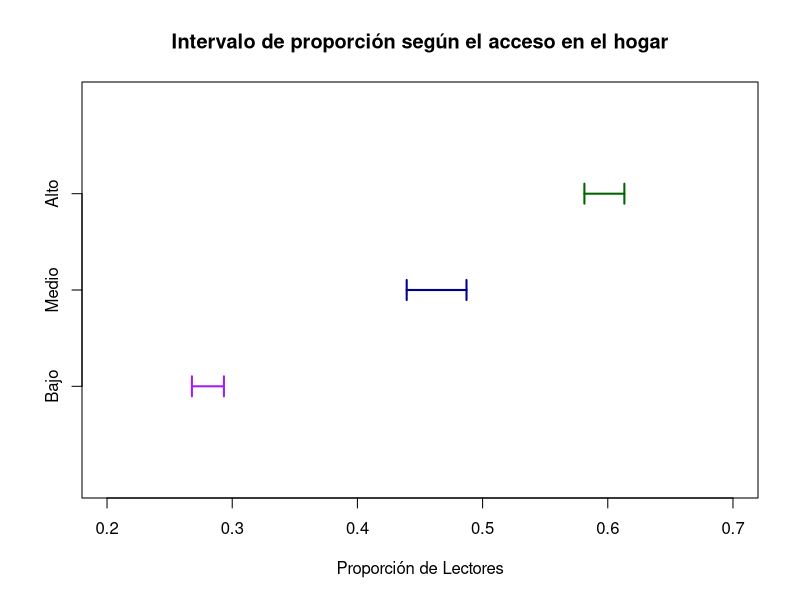
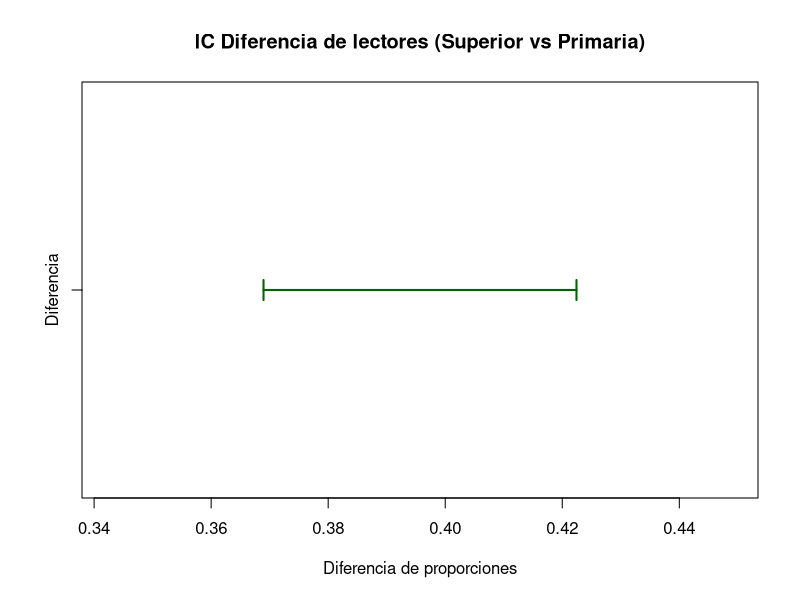
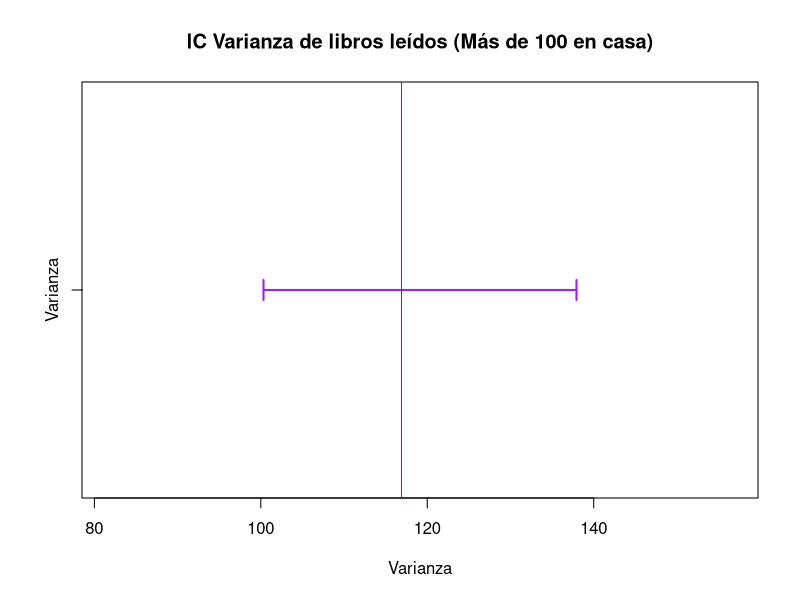
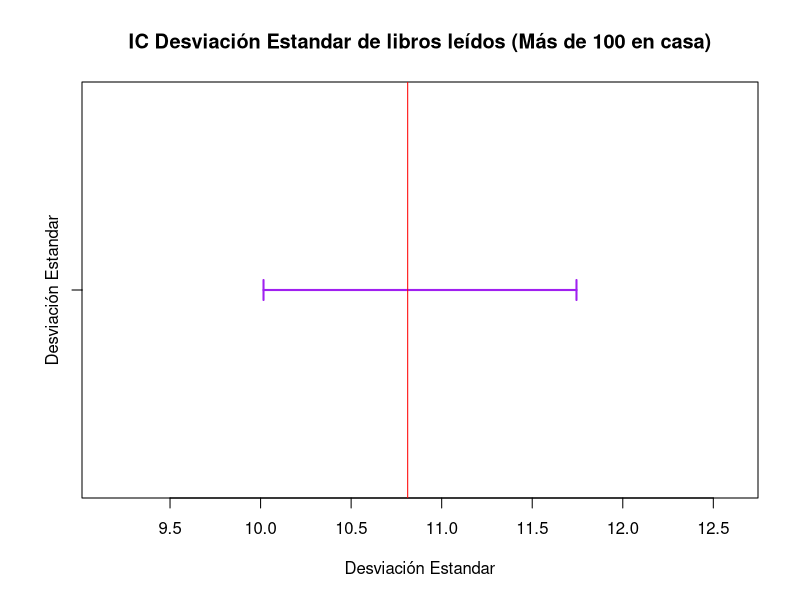
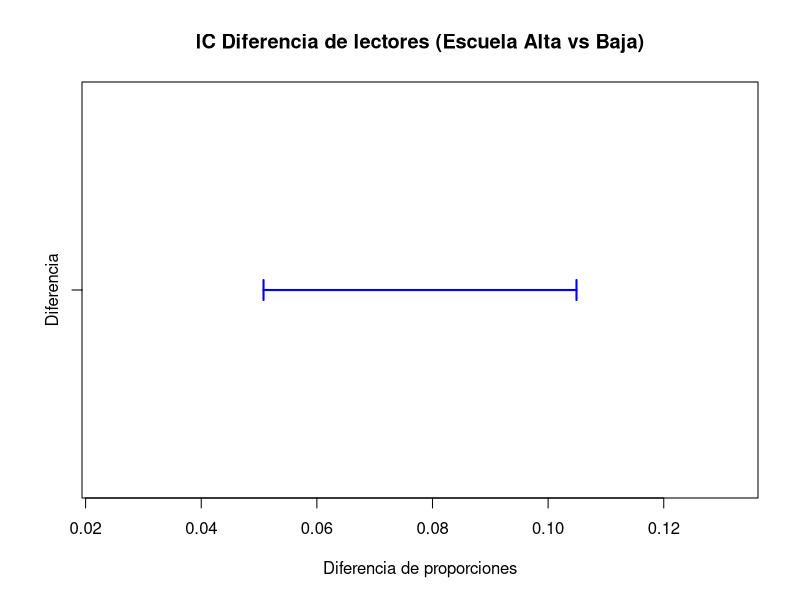
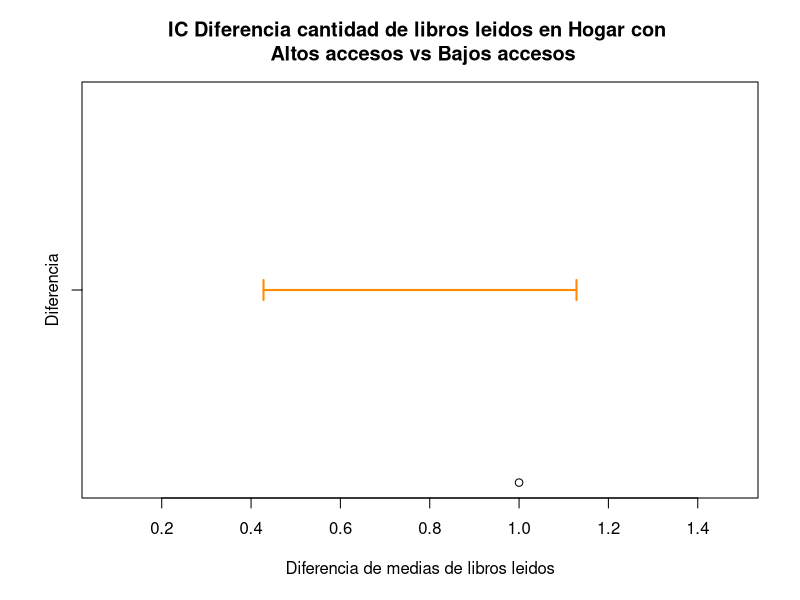
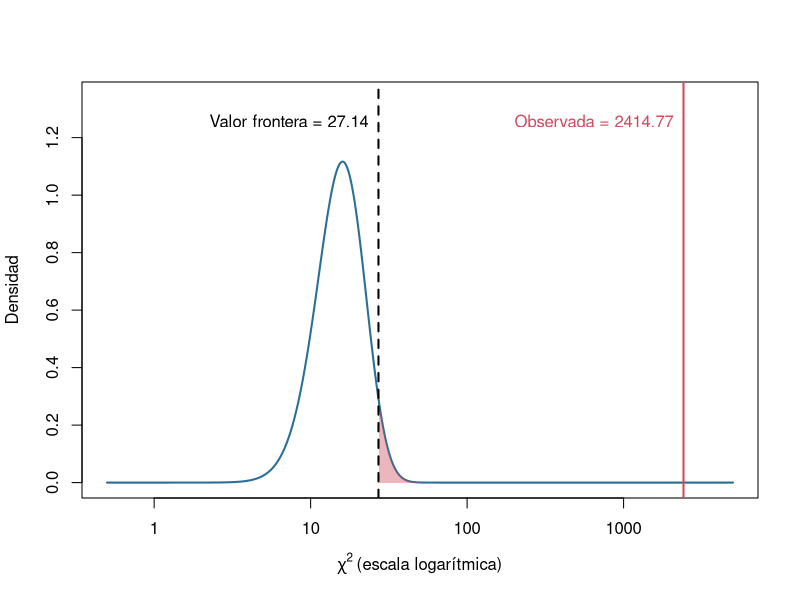
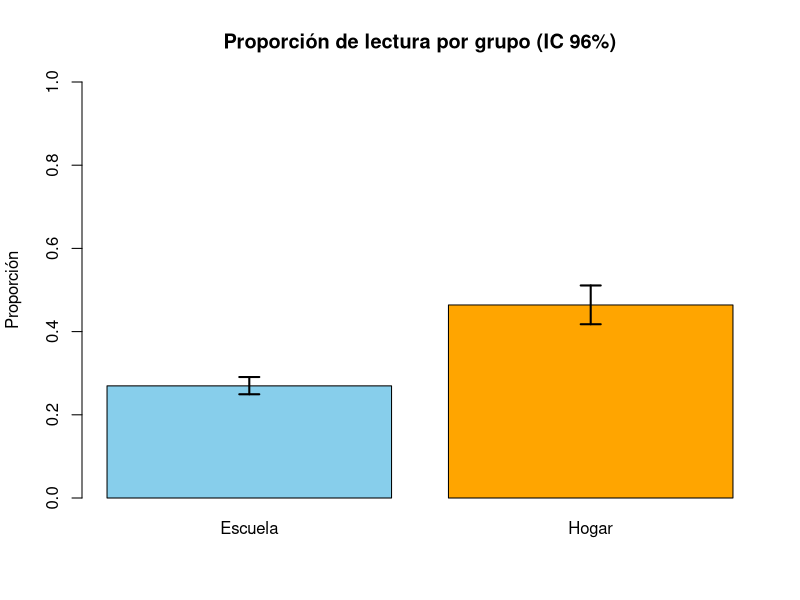

These charts were generated, in order, by the following R code:
## ---- chunk 1
datos = read.csv("../datos/procesados/molec_analisis.csv")
datos = datos[!is.na(datos$acceso_hogar) & !is.na(datos$lee), ]
d = read.csv("../datos/procesados/molec_analisis.csv")   # base completa para las pruebas de hipótesis de los índices
alpha = 0.04
alfa = alpha
z = qnorm(1 - alpha / 2)
## ---- chunk 2
x_bajo = sum(datos$lee[datos$acceso_hogar == "Bajo (0-1)"] == 1)
n_bajo = length(datos$lee[datos$acceso_hogar == "Bajo (0-1)"])
p_bajo = x_bajo / n_bajo

error_bajo = z * sqrt((p_bajo * (1 - p_bajo)) / n_bajo)
ICinf_bajo = p_bajo - error_bajo
ICsup_bajo = p_bajo + error_bajo

cat("Los límites para Acceso Bajo son", ICinf_bajo, "y", ICsup_bajo, "\n")
## ---- chunk 3
x_medio = sum(datos$lee[datos$acceso_hogar == "Medio (2)"] == 1)
n_medio = length(datos$lee[datos$acceso_hogar == "Medio (2)"])
p_medio = x_medio / n_medio

error_medio = z * sqrt((p_medio * (1 - p_medio)) / n_medio)
ICinf_medio = p_medio - error_medio
ICsup_medio = p_medio + error_medio

cat("Los límites para Acceso Medio son", ICinf_medio, "y", ICsup_medio, "\n")
## ---- chunk 4
x_alto = sum(datos$lee[datos$acceso_hogar == "Alto (3-4)"] == 1)
n_alto = length(datos$lee[datos$acceso_hogar == "Alto (3-4)"])
p_alto = x_alto / n_alto

error_alto = z * sqrt((p_alto * (1 - p_alto)) / n_alto)
ICinf_alto = p_alto - error_alto
ICsup_alto = p_alto + error_alto

cat("Los límites para Acceso Alto son", ICinf_alto, "y", ICsup_alto, "\n")
## ---- chunk 5
plot(0, ylim = c(0, 3 + 1), xlim = c(0.2, 0.7), yaxt = "n", ylab = "", xlab = "Proporción de Lectores",
     main = "Intervalo de proporción según el acceso en el hogar")
axis(2, at = c(1, 2, 3), labels = c("Bajo", "Medio", "Alto"))

arrows(ICinf_bajo, 1, ICsup_bajo, 1, angle = 90, code = 3, length = 0.1, lwd = 2, col = "purple")
arrows(ICinf_medio, 2, ICsup_medio, 2, angle = 90, code = 3, length = 0.1, lwd = 2, col = "darkblue")
arrows(ICinf_alto, 3, ICsup_alto, 3, angle = 90, code = 3, length = 0.1, lwd = 2, col = "darkgreen")
## ---- chunk 6
datos_sup = subset(datos, escolaridad == "Superior")
datos_pri = subset(datos, escolaridad == "Primaria o menos")

n_sup = nrow(datos_sup)
n_pri = nrow(datos_pri)

p_sup = sum(datos_sup$lee == 1) / n_sup
p_pri = sum(datos_pri$lee == 1) / n_pri

error = z * sqrt((p_sup * (1 - p_sup) / n_sup) + (p_pri * (1 - p_pri) / n_pri))

dif_prop = p_sup - p_pri
liminf = dif_prop - error
limsup = dif_prop + error

cat("La diferencia de proporciones (Superior - Primaria) es de", dif_prop, "\n")
cat("Los límites son", liminf, "y", limsup, "con una confianza del 96%\n")
## ---- chunk 7
margen = (limsup - liminf) * 0.5
plot(0, ylim = c(0, 2), xlim = c(liminf - margen, limsup + margen),
     yaxt = "n", ylab = "", xlab = "Diferencia de proporciones",
     main = "IC Diferencia de lectores (Superior vs Primaria)")
axis(2, at = c(1), labels = c("Diferencia"))
arrows(liminf, 1, limsup, 1, angle = 90, code = 3, length = 0.1, lwd = 2, col = "darkgreen")
## ---- chunk 8
libros100 = subset(datos, libros_casa == "Más de 100" & lee == 1)$libros

n = length(libros100)
var = var(libros100)

chi2inf = qchisq(alpha / 2, n - 1)
chi2sup = qchisq(1 - alpha / 2, n - 1)

liminf = ((n - 1) * var) / chi2sup
limsup = ((n - 1) * var) / chi2inf

cat("La varianza muestral es", var, "\n")
cat("Los límites de la varianza son", liminf, "y", limsup, "con una confianza del 96%\n")

desvestvar = sqrt(var)
desvestinf = sqrt(liminf)
desvestsup = sqrt(limsup)

cat("La desviación estándar muestral es", desvestvar, "\n")
cat("Los límites de la desviación estándar son", desvestinf, "y", desvestsup, "con una confianza del 96%\n")
## ---- chunk 9
margen = (limsup - liminf) * 0.5
plot(0, ylim = c(0, 2), xlim = c(liminf - margen, limsup + margen),
     yaxt = "n", ylab = "", xlab = "Varianza",
     main = "IC Varianza de libros leídos (Más de 100 en casa)")
axis(2, at = c(1), labels = c("Varianza"))
arrows(liminf, 1, limsup, 1, angle = 90, code = 3, length = 0.1, lwd = 2, col = "purple")
abline(v = var, col = "red", lty = 1)
## ---- chunk 10
margen = (desvestsup - desvestinf) * 0.5
plot(0, ylim = c(0, 2), xlim = c(desvestinf - margen, desvestsup + margen),
     yaxt = "n", ylab = "", xlab = "Desviación Estandar",
     main = "IC Desviación Estandar de libros leídos (Más de 100 en casa)")
axis(2, at = c(1), labels = c("Desviación Estandar"))
arrows(desvestinf, 1, desvestsup, 1, angle = 90, code = 3, length = 0.1, lwd = 2, col = "purple")
abline(v = desvestvar, col = "red", lty = 1)
## ---- chunk 11
datos_esc_alta = subset(datos, ind_hogar <= 1 & ind_escuela >= 3)
datos_esc_baja = subset(datos, ind_hogar <= 1 & ind_escuela <= 2)

n_ea = nrow(datos_esc_alta)
n_eb = nrow(datos_esc_baja)

p_ea = sum(datos_esc_alta$lee == 1) / n_ea
p_eb = sum(datos_esc_baja$lee == 1) / n_eb

error = z * sqrt((p_ea * (1 - p_ea) / n_ea) + (p_eb * (1 - p_eb) / n_eb))

dif_prop = p_ea - p_eb
liminf = dif_prop - error
limsup = dif_prop + error

cat("La diferencia de proporciones (Escuela Alta - Escuela Baja) es", dif_prop, "\n")
cat("Los límites son", liminf, "y", limsup, "con una confianza del 96%\n")
## ---- chunk 12
margen = (limsup - liminf) * 0.5
plot(0, ylim = c(0, 2), xlim = c(liminf - margen, limsup + margen), yaxt = "n", ylab = "",
     xlab = "Diferencia de proporciones", main = "IC Diferencia de lectores (Escuela Alta vs Baja)")
axis(2, at = c(1), labels = c("Diferencia"))
arrows(liminf, 1, limsup, 1, angle = 90, code = 3, length = 0.1, lwd = 2, col = "blue")
## ---- chunk 13
libros_alto = subset(datos, ind_hogar >= 3 & lee == 1)$libros
libros_bajo = subset(datos, ind_hogar <= 1 & lee == 1)$libros

n_alto = length(libros_alto)
n_bajo = length(libros_bajo)

media_a = mean(libros_alto)
media_b = mean(libros_bajo)

var_a = var(libros_alto)
var_b = var(libros_bajo)

# Grados de libertad de Welch (varianzas distintas)
df_gl = (var_a / n_alto + var_b / n_bajo)^2 / ((var_a / n_alto)^2 / (n_alto - 1) + (var_b / n_bajo)^2 / (n_bajo - 1))

t_val = qt(1 - alpha / 2, df = df_gl)

error = t_val * sqrt(var_a / n_alto + var_b / n_bajo)
dif_medias = media_a - media_b

liminf = dif_medias - error
limsup = dif_medias + error

cat("La diferencia de medias de libros (Alto - Bajo) es", dif_medias, "\n")
cat("Los límites son", liminf, "y", limsup, "con una confianza del 96%\n")
## ---- chunk 14
margen = (limsup - liminf) * 0.5
plot(0, ylim = c(0, 2), xlim = c(liminf - margen, limsup + margen),
     yaxt = "n", ylab = "", xlab = "Diferencia de medias de libros leidos",
     main = "IC Diferencia cantidad de libros leidos en Hogar con \n Altos accesos vs Bajos accesos")
axis(2, at = c(1), labels = c("Diferencia"))
arrows(liminf, 1, limsup, 1, angle = 90, code = 3, length = 0.1, lwd = 2, col = "darkorange")
## ---- chunk 15
# Frecuencias observadas (filas = hogar, columnas = escuela) y esperadas bajo independencia
observadas = table(Hogar = d$ind_hogar, Escuela = d$ind_escuela)
n = sum(observadas)
esperadas = outer(rowSums(observadas), colSums(observadas)) / n
dimnames(esperadas) = dimnames(observadas)
## ---- chunk 16
knitr::kable(addmargins(observadas))
## ---- chunk 17
chi2 = sum((observadas - esperadas)^2 / esperadas)
gl = (nrow(observadas) - 1) * (ncol(observadas) - 1)
chi2_crit = qchisq(1 - alfa, gl)   # valor frontera
valor_p = 1 - pchisq(chi2, gl)

data.frame(Chi2 = chi2, gl = gl, Valor_frontera = chi2_crit, Valor_p = valor_p,
           Decision = ifelse(chi2 > chi2_crit, "Rechaza H0", "No rechaza H0"))
## ---- chunk 18
# Densidad respecto a log(chi2) para poder mostrar el estadístico observado en el eje
x = exp(seq(log(0.5), log(5000), length.out = 800))
y = x * dchisq(x, gl)

plot(x, y, type = "l", log = "x", lwd = 2, col = "#2a6f97", xaxt = "n",
     xlab = expression(chi^2 ~ "(escala logarítmica)"), ylab = "Densidad", ylim = c(0, 1.2 * max(y)))
axis(1, at = c(1, 10, 100, 1000), labels = c("1", "10", "100", "1000"))

x_rech = x[x >= chi2_crit]
polygon(c(chi2_crit, x_rech, max(x)), c(0, x_rech * dchisq(x_rech, gl), 0),
        col = adjustcolor("#d1495b", alpha.f = 0.4), border = NA)

abline(v = chi2_crit, lty = 2, lwd = 2)
abline(v = chi2, lwd = 2, col = "#d1495b")
text(chi2_crit, 1.12 * max(y), paste0("Valor frontera = ", round(chi2_crit, 2)), pos = 2)
text(chi2, 1.12 * max(y), paste0("Observada = ", round(chi2, 2)), pos = 2, col = "#d1495b")
## ---- chunk 19
# Muestras mutuamente excluyentes: estímulos solo en la escuela vs solo en el hogar
datos = read.csv("../datos/procesados/molec_analisis.csv")
p_esc = datos[which(datos$ind_hogar == 0 & datos$ind_escuela > 0), ]
p_hog = datos[which(datos$ind_escuela == 0 & datos$ind_hogar > 0), ]
ex_esc = sum(p_esc$lee == 1)
ex_hog = sum(p_hog$lee == 1)
p = c(ex_esc, ex_hog)
n = c(nrow(p_esc), nrow(p_hog))
res = prop.test(p, n, conf.level = 0.96)
res
## ---- chunk 20
ci_esc = prop.test(ex_esc, n[1], conf.level = 0.96)$conf.int
ci_hog = prop.test(ex_hog, n[2], conf.level = 0.96)$conf.int
props = res$estimate
names(props) = c("Escuela", "Hogar")
bp = barplot(props, ylim = c(0, 1), col = c("skyblue", "orange"),
             main = "Proporción de lectura por grupo (IC 96%)", ylab = "Proporción")
arrows(bp, c(ci_esc[1], ci_hog[1]), bp, c(ci_esc[2], ci_hog[2]), angle = 90, code = 3, length = 0.1, lwd = 2)
## ---- chunk 21
z_crit = qnorm(1 - alfa / 2)   # valor crítico bilateral

# Agrupa un índice 0-4 en Bajo (0-1), Medio (2) y Alto (3-4)
agrupar = function(x) cut(x, c(-1, 1, 2, 4), labels = c("Bajo", "Medio", "Alto"))

# Prueba z de diferencia de proporciones de lectores para los tres pares de grupos de un índice
pruebas_indice = function(indice, nombre) {
  lee = d$lee[!is.na(d$lee)]
  grupo = agrupar(d[[indice]][!is.na(d$lee)])
  n_g = tapply(lee, grupo, length)
  x_g = tapply(lee, grupo, sum)
  p_g = x_g / n_g
  pares = list(c("Bajo", "Medio"), c("Medio", "Alto"), c("Bajo", "Alto"))
  do.call(rbind, lapply(pares, function(par) {
    a = par[1]; b = par[2]
    p_comb = (x_g[a] + x_g[b]) / (n_g[a] + n_g[b])
    ee = sqrt(p_comb * (1 - p_comb) * (1 / n_g[a] + 1 / n_g[b]))
    z = (p_g[b] - p_g[a]) / ee
    data.frame(Indice = nombre, Comparacion = paste(a, "-", b), p1 = p_g[a], p2 = p_g[b],
               Diferencia = p_g[b] - p_g[a], Frontera = z_crit * ee, z = z,
               Decision = ifelse(abs(z) > z_crit, "Rechaza H0", "No rechaza H0"), row.names = NULL)
  }))
}

hogar = pruebas_indice("ind_hogar", "Hogar")
escuela = pruebas_indice("ind_escuela", "Escuela")
resultados = rbind(hogar, escuela)
## ---- chunk 22
knitr::kable(resultados, digits = c(0, 0, 4, 4, 4, 4, 2, 0))
## ---- chunk 23
# Diferencia observada (punto) contra la banda de no rechazo ±z_crit·EE de cada comparación
graficar_diferencias = function(r, titulo) {
  x = 1:3
  plot(NA, xlim = c(0.5, 3.95), ylim = c(-0.08, 0.36), xaxt = "n", xlab = "",
       ylab = "Diferencia de proporciones", main = titulo)
  axis(1, x, r$Comparacion)
  for (i in x) {
    rect(i - 0.35, -r$Frontera[i], i + 0.35, r$Frontera[i], col = "grey85", border = NA)
    segments(i - 0.35, c(-1, 1) * r$Frontera[i], i + 0.35, c(-1, 1) * r$Frontera[i], lty = 2, lwd = 1.5, col = "red3")
    text(i + 0.36, r$Frontera[i], sprintf("+%.3f", r$Frontera[i]), pos = 4, cex = 0.6, col = "red3", xpd = NA)
    text(i + 0.36, -r$Frontera[i], sprintf("-%.3f", r$Frontera[i]), pos = 4, cex = 0.6, col = "red3", xpd = NA)
  }
  abline(h = 0, col = "grey40")
  points(x, r$Diferencia, pch = 19, cex = 1.8, col = "steelblue4")
  text(x - 0.07, r$Diferencia, sprintf("%.3f", r$Diferencia), pos = 2, cex = 0.75, font = 2)
  legend("topleft", c("Diferencia observada", paste0("Valor frontera (±", round(z_crit, 3), "·EE)")),
         pch = c(19, NA), lty = c(NA, 2), col = c("steelblue4", "red3"), bty = "n", cex = 0.7)
}
## ---- chunk 24
graficar_diferencias(hogar, "Índice de estímulos en el hogar")
## ---- chunk 25
graficar_diferencias(escuela, "Índice de estímulos en la escuela")
